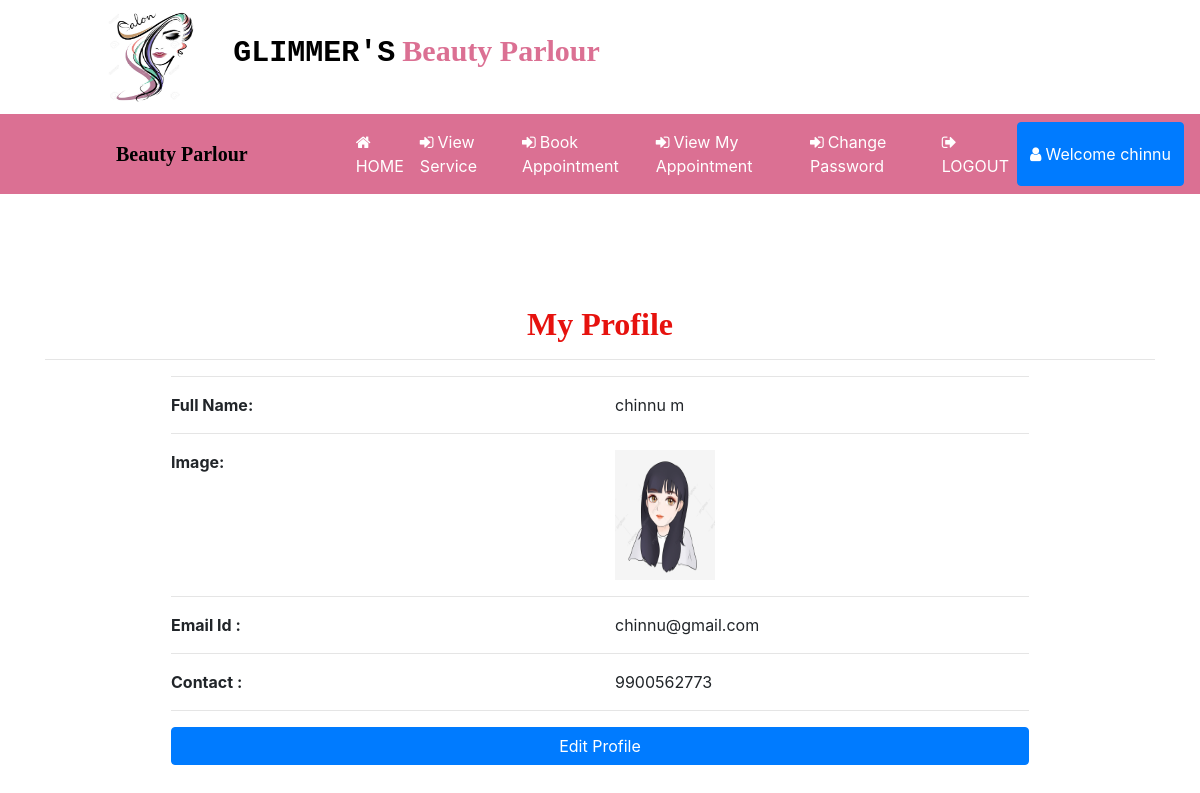
Page /profile (signed in) on the committed database.
### beauty/models.py (models this page shows, shortened)
class Customer(models.Model):
    user = models.ForeignKey(User,on_delete=models.CASCADE,null=True)
    status = models.ForeignKey(User_status,on_delete=models.CASCADE,null=True)
    mobile = models.IntegerField(null=True)
    gender = models.CharField(max_length=10,null=True)
    image = models.ImageField(null=True,blank=True)

### beauty/views.py (the view)
# urls.py: path('profile',Profile,name="profile"),
def Profile(request):
    user = User.objects.get(id=request.user.id)
    pro = Customer.objects.get(user=user)
    d = {'pro':pro}
    return render(request,'profile.html',d)

### beauty/templates/profile.html (shortened to what this page needs)
{% extends 'navigation.html' %}
{% load static %}
{% block body %}
<div class="container">
    <h2 style="font-weight:bold;font-family : 'Monotype Corsiva' ; color : #E6120E ;margin-top:10%" align="center">My
        Profile</h2>
    <hr>
    <div class="container-fluid" style="width:80%;margin-bottom:5%">
        <hr>
        <div class="row">
            <div class="col-md-6">
                <strong>Full Name:</strong>
            </div>
            <div class="col-md-6">
                {{pro.user.first_name}} {{pro.user.last_name}}
            </div>
        </div>
        <hr>
        <div class="row">
            <div class="col-md-6">
                <strong>Image:</strong>
            </div>
            <div class="col-md-6">
                {% if pro.image %}
                  <img src="{{pro.image.url}}" style="width:100px;height:130px">
                {% else %}
                  <span>No image uploaded.</span>
                {% endif %}
            </div>
        </div>
        <hr>
        <div class="row">
            <div class="col-md-6">
                <strong>Email Id :</strong>
            </div>
            <div class="col-md-6">
                {{pro.user.username}}
            </div>
        </div>
        <hr>
        <div class="row">
            <div class="col-md-6">
                <strong>Contact :</strong>
            </div>
            <div class="col-md-6">
                {{pro.mobile}}
            </div>
        </div>
        <hr>
        <a href="{% url 'edit_profile' %}"><button class="btn btn-primary" style="width:100%;margin-bottom:5%">Edit
                Profile</button></a>
    </div>
</div>
{% endblock %}

### beauty/templates/navigation.html (shortened to what this page needs)
<!DOCTYPE html>
<html lang="en">
<head>
  {% load static %}
  <link rel="stylesheet" href="https://maxcdn.bootstrapcdn.com/bootstrap/4.0.0/css/bootstrap.min.css"
>
  <link rel=stylesheet href="//cdn.datatables.net/1.10.19/css/jquery.dataTables.min.css">
</head>
<link rel="stylesheet" href="https://cdnjs.cloudflare.com/ajax/libs/font-awesome/4.7.0/css/font-awesome.min.css">
</head>
<body>
  <div class="container-fluid" style="padding:1%;margin-bottom:0%;background:color:white">
    <img src="{% static 'images/beauty3.jpg' %}" style="width:90px;height:90px;margin-right:10px;margin-left:8%"><span
      style="padding:20px;font-weight:bold;font-size:30px">
      <span style="color:black;font-family : 'Courier New', Courier, monospace;">GLIMMER'S</span>
      <span style="color:palevioletred;font-family : 'Monotype Corsiva' ;">Beauty Parlour</span></h4>
  </div>
  <nav class="navbar navbar-expand-sm" style="background-color:palevioletred">
    <a class="navbar-brand" href="#"
      style="color:black;font-family:'Monotype Corsiva';font-weight:bold;margin-left:100px;margin-right:0">
      Beauty Parlour</a>
    <ul class="navbar-nav">
      {% if request.user.username %}
      {% if not request.user.is_staff %}
      <li class="nav-item">
        <a class="nav-link" href="{% url 'profile' %}" style="color:white;margin-left:100px">
          <i class="fa fa-home" style="margin-right:4px"></i>HOME</a>
      </li>
      <li class="nav-item">
        <a class="nav-link" href="{% url 'all_service' %}" style="color:white">
          <i class="fa fa-sign-in" style="margin-right:4px"></i>View Service</a>
      </li>
      <li class="nav-item">
        <a class="nav-link" href="{% url 'book_appointment' %}" style="color:white">
          <i class="fa fa-sign-in" style="margin-right:4px"></i>Book Appointment</a>
      </li>
      <li class="nav-item">
        <a class="nav-link" href="{% url 'view_appointment' %}" style="color:white">
          <i class="fa fa-sign-in" style="margin-right:4px"></i>View My Appointment</a>
      </li>
      <li class="nav-item">
        <a class="nav-link" href="{% url 'change_password' %}" style="color:white">
          <i class="fa fa-sign-in" style="margin-right:4px"></i>Change Password</a>
      </li>
      {% endif %}
      {% endif %}
      {% if request.user.is_authenticated %}
      {% if not request.user.is_staff %}
      <li class="nav-item">
        <a class="nav-link" href="{% url 'logout' %}" style="color:white">
          <i class="fa fa-sign-out" style="margin-right:4px"></i>LOGOUT</a>
      </li>
      <div class="btn-group">
        <button type="button" class="btn btn-primary" data-toggle="dropdown" aria-haspopup="true" aria-expanded="false">
          <i class="fa fa-user" style="margin-right:4px"></i>Welcome {{request.user.first_name}}
        </button>
      </div>
      {% endif %}
      {% endif %}
    </ul>
  </nav>
  {% block body %}
  {% endblock %}
</body>
</html>

### beauty/templates/navigation.html (style rules this page uses)
* { box-sizing: border-box; }

### rows in the picture
Customer: user.first_name "chinnu", user.last_name "m", image (picture), user.username "chinnu@gmail.com", mobile "9900562773"

### other values in the picture
{{ request.user.first_name }} "chinnu"
